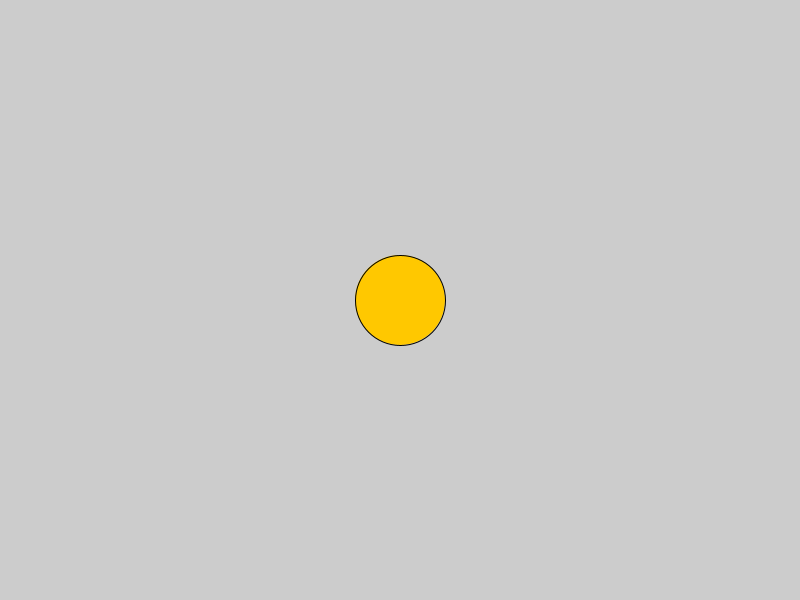
Frame 1 (no input)
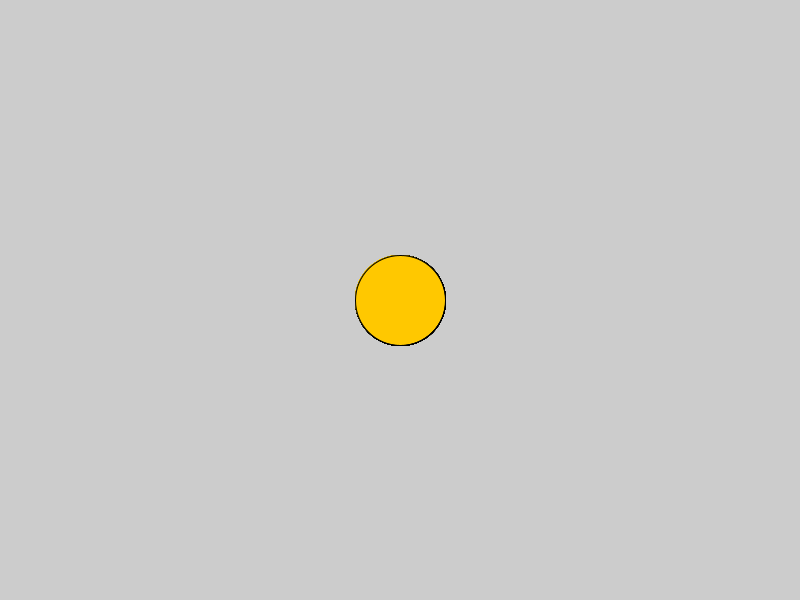
Frame 60 (the mouse pressed at the canvas centre just before this capture)
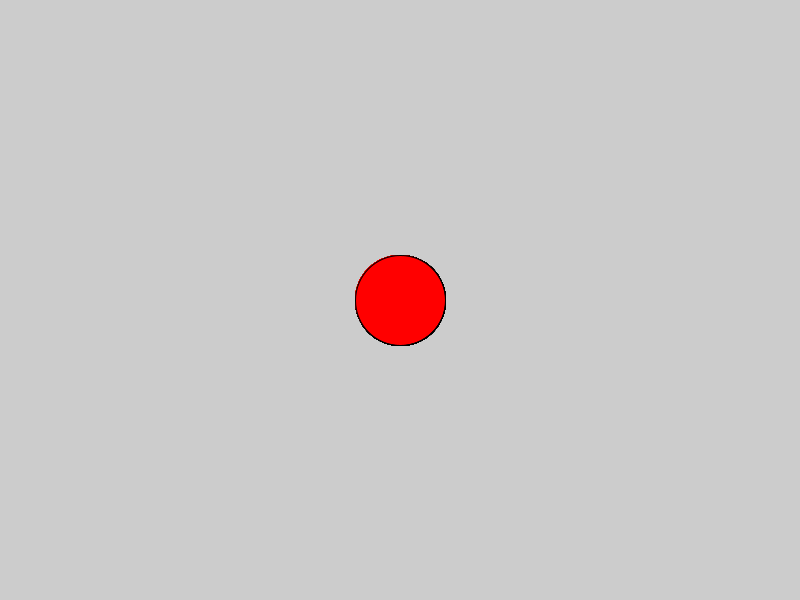
Frame 120 (the mouse held since frame 60 and released just before this capture)

The Processing sketch that drew these frames (run headless with seeded random() and noise(); from frame 60 on, the mouse is pressed at the canvas centre):

// Processing sketch: sketch_200311a
// ── sketch_200311a.pde
void setup(){
  
 
size(800,600);
}
void draw(){
  
  
  
if (mousePressed) {
        // fill with one color herefill(255,0,0);
        fill(255,0,0);
} else {
        // fill with a different color here
        fill(772,200,0);
}

ellipse(400,300,90,90);
  
  
}  
